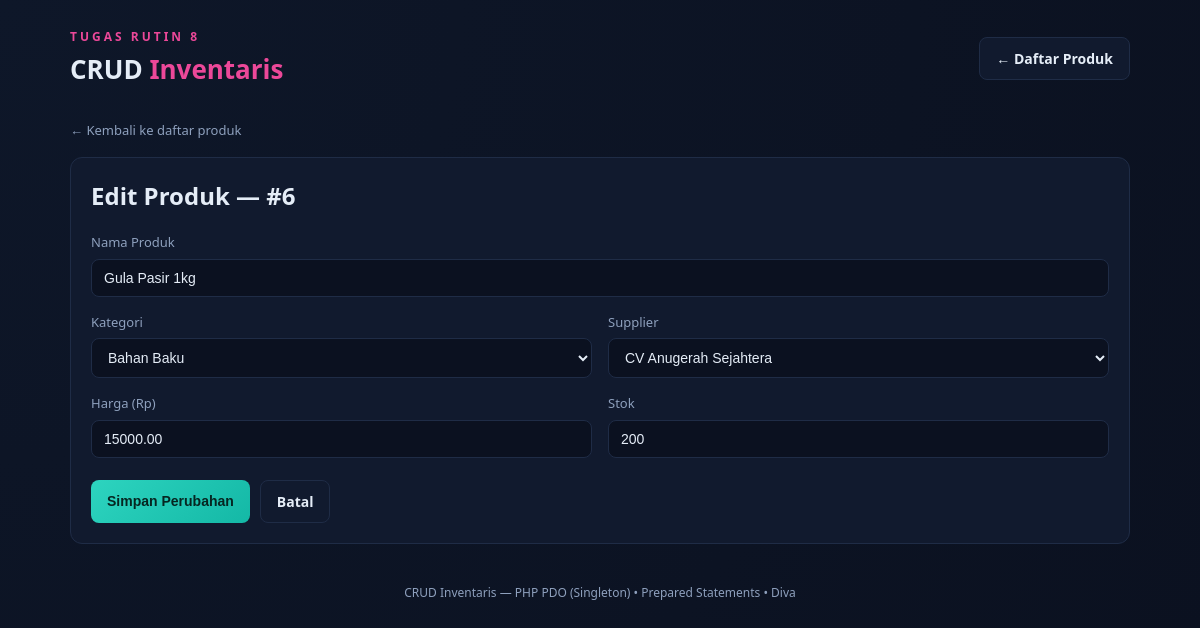
Screenshot of /edit.php?id=6 with the database file from the repository.
### tables this page shows
CREATE TABLE produk (
  id            INT AUTO_INCREMENT PRIMARY KEY,
  nama_produk   VARCHAR(150) NOT NULL,
  kategori_id   INT NOT NULL,
  supplier_id   INT NOT NULL,
  harga         DECIMAL(12,2) NOT NULL DEFAULT 0,
  stok          INT NOT NULL DEFAULT 0,
  created_at    TIMESTAMP DEFAULT CURRENT_TIMESTAMP,
  CONSTRAINT fk_produk_kategori
    FOREIGN KEY (kategori_id) REFERENCES kategori(id)
    ON DELETE RESTRICT ON UPDATE CASCADE,
  CONSTRAINT fk_produk_supplier
    FOREIGN KEY (supplier_id) REFERENCES supplier(id)
    ON DELETE RESTRICT ON UPDATE CASCADE
);

CREATE TABLE kategori (
  id             INT AUTO_INCREMENT PRIMARY KEY,
  nama_kategori  VARCHAR(100) NOT NULL,
  deskripsi      VARCHAR(255) DEFAULT NULL
);

CREATE TABLE supplier (
  id             INT AUTO_INCREMENT PRIMARY KEY,
  nama_supplier  VARCHAR(100) NOT NULL,
  kontak         VARCHAR(50)  DEFAULT NULL,
  alamat         VARCHAR(255) DEFAULT NULL
);

### includes/functions.php (called while the page is built, shortened)
<?php
function e(?string $value): string
{
    return htmlspecialchars($value ?? '', ENT_QUOTES, 'UTF-8');
}

### edit.php (the view, shortened to what this page needs)
<?php
require_once __DIR__ . '/includes/functions.php';
$pdo = Database::getInstance();
$id = (int) ($_GET['id'] ?? $_POST['id'] ?? 0);
$stmt = $pdo->prepare('SELECT * FROM produk WHERE id = :id');
$stmt->execute([':id' => $id]);
$produk = $stmt->fetch();
$kategoriList = $pdo->query('SELECT id, nama_kategori FROM kategori ORDER BY nama_kategori')->fetchAll();
$supplierList = $pdo->query('SELECT id, nama_supplier FROM supplier ORDER BY nama_supplier')->fetchAll();
$old = [
    'nama_produk' => $produk['nama_produk'],
    'kategori_id' => $produk['kategori_id'],
    'supplier_id' => $produk['supplier_id'],
    'harga'       => $produk['harga'],
    'stok'        => $produk['stok'],
];
require __DIR__ . '/includes/header.php';
?>
<a href="index.php" class="back-link">&larr; Kembali ke daftar produk</a>
<div class="card">
  <h2 style="margin-top:0;">Edit Produk — #<?= e((string) $id) ?></h2>
  <form method="post" action="edit.php?id=<?= (int) $id ?>" novalidate>
    <div class="form-grid">
      <div class="full">
        <label for="nama_produk">Nama Produk</label>
        <input type="text" id="nama_produk" name="nama_produk" value="<?= e($old['nama_produk']) ?>">
      </div>
      <div>
        <label for="kategori_id">Kategori</label>
        <select id="kategori_id" name="kategori_id">
          <?php foreach ($kategoriList as $k): ?>
            <option value="<?= (int) $k['id'] ?>" <?= (string) $old['kategori_id'] === (string) $k['id'] ? 'selected' : '' ?>>
              <?= e($k['nama_kategori']) ?>
            </option>
          <?php endforeach; ?>
        </select>
      </div>
      <div>
        <label for="supplier_id">Supplier</label>
        <select id="supplier_id" name="supplier_id">
          <?php foreach ($supplierList as $s): ?>
            <option value="<?= (int) $s['id'] ?>" <?= (string) $old['supplier_id'] === (string) $s['id'] ? 'selected' : '' ?>>
              <?= e($s['nama_supplier']) ?>
            </option>
          <?php endforeach; ?>
        </select>
      </div>
      <div>
        <label for="harga">Harga (Rp)</label>
        <input type="number" id="harga" name="harga" min="0" step="0.01" value="<?= e((string) $old['harga']) ?>">
      </div>
      <div>
        <label for="stok">Stok</label>
        <input type="number" id="stok" name="stok" min="0" step="1" value="<?= e((string) $old['stok']) ?>">
      </div>
    </div>
    <div class="form-actions">
      <button type="submit" class="btn btn-primary">Simpan Perubahan</button>
      <a href="index.php" class="btn btn-secondary">Batal</a>
    </div>
  </form>
</div>
<?php require __DIR__ . '/includes/footer.php'; ?>

### css/style.css (style rules this page uses)
:root { --bg: #0b1120; --bg-card: #111a2e; --bg-card-hover: #16213a; --border: #1f2c46; --teal: #2dd4bf; --pink: #ec4899; --text: #e5edf7; --text-dim: #8ea0bd; --green: #22c55e; --red: #f43f5e; --yellow: #eab308; --radius: 12px; }
* { box-sizing: border-box; }
body { margin: 0; font-family: "Segoe UI", Roboto, Arial, sans-serif; background: radial-gradient(circle at top left, #0e1729, var(--bg)); color: var(--text); line-height: 1.5; }
.btn { display: inline-flex; align-items: center; gap: 6px; border: none; border-radius: 8px; padding: 10px 16px; font-size: 14px; font-weight: 600; cursor: pointer; text-decoration: none; transition: transform .12s ease, opacity .12s ease; }
.btn-primary { background: linear-gradient(135deg, var(--teal), #14b8a6); color: #062621; }
.btn-secondary { background: var(--bg-card); color: var(--text); border: 1px solid var(--border); }
.card { background: var(--bg-card); border: 1px solid var(--border); border-radius: var(--radius); padding: 20px; }
.form-grid { display: grid; grid-template-columns: 1fr 1fr; gap: 16px; }
.form-grid .full { grid-column: 1 / -1; }
label { display: block; font-size: 13px; color: var(--text-dim); margin-bottom: 6px; }
input[type="text"], input[type="number"], select, textarea { width: 100%; background: var(--bg); border: 1px solid var(--border); color: var(--text); padding: 10px 12px; border-radius: 8px; font-size: 14px; }
.form-actions { display: flex; gap: 10px; margin-top: 22px; }
.back-link { display: inline-block; margin-bottom: 16px; color: var(--text-dim); text-decoration: none; font-size: 13px; }

### rows the page displays
produk: nama_produk "Gula Pasir 1kg", kategori_id "Bahan Baku", supplier_id "CV Anugerah Sejahtera", harga "15000.00", stok "200"

### other values shown
$id "6"
